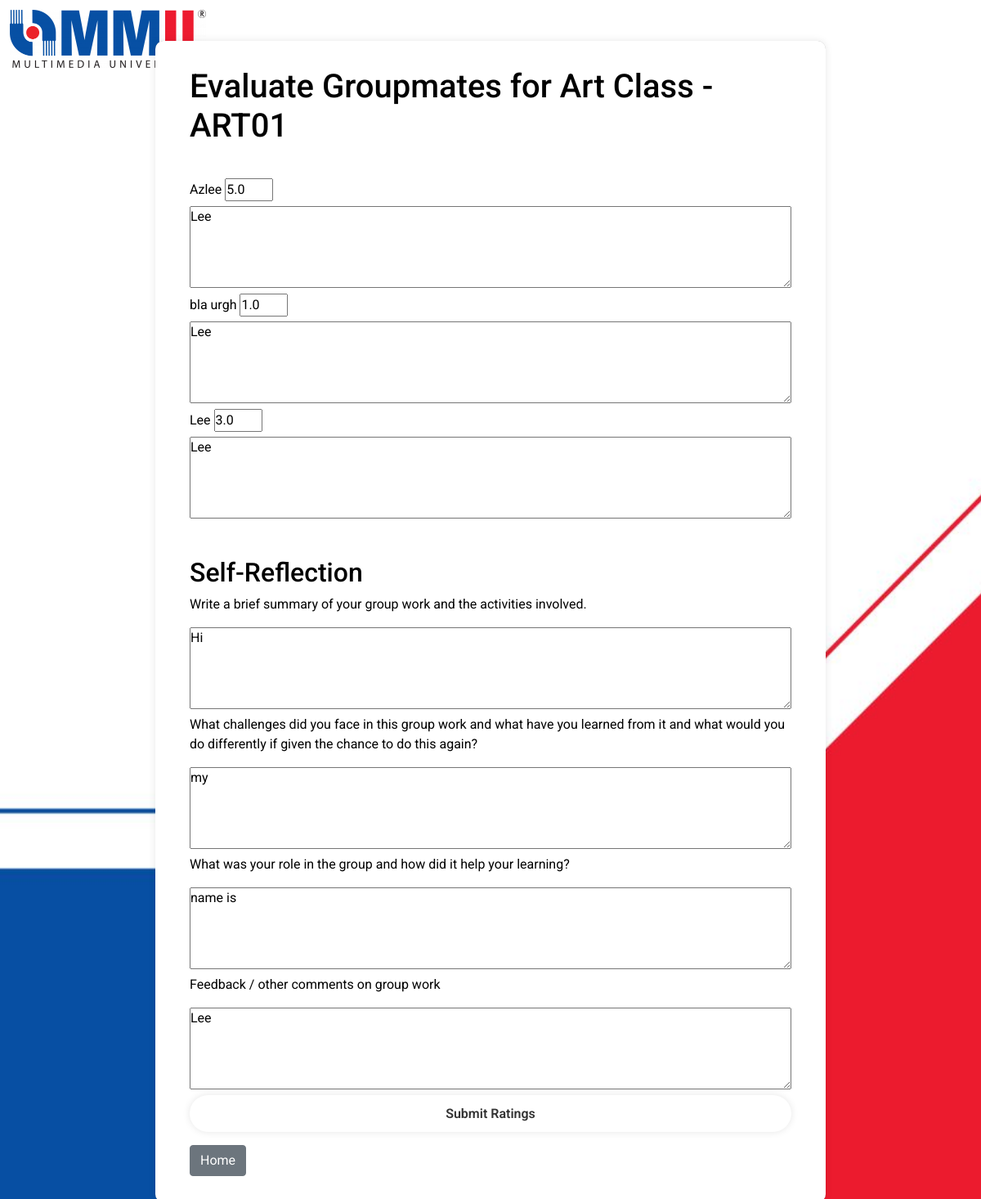
The page /evaluate_group/ART0000001/28 (signed in) on the database its author committed.
### tables this page shows
CREATE TABLE "Classes" (
	"class_id"	TEXT NOT NULL,
	"class_name"	TEXT NOT NULL,
	PRIMARY KEY("class_id")
);

CREATE TABLE "Groups" (
	"group_id"	INTEGER NOT NULL,
	"class_id"	TEXT,
	"group_name"	TEXT NOT NULL,
	FOREIGN KEY("class_id") REFERENCES "Classes"("class_id"),
	PRIMARY KEY("group_id" AUTOINCREMENT)
);

CREATE TABLE "Users" (
	"user_id"	INTEGER NOT NULL,
	"name"	TEXT NOT NULL,
	"email"	TEXT NOT NULL,
	"password"	TEXT NOT NULL,
	PRIMARY KEY("user_id" AUTOINCREMENT)
);

CREATE TABLE "Evaluation" (
	"evaluation_id"	INTEGER NOT NULL,
	"evaluator_id"	INTEGER,
	"evaluated_id"	INTEGER,
	"class_id"	TEXT,
	"group_id"	TEXT,
	"rating"	REAL,
	"adjusted_rating"	REAL,
	"comments"	TEXT,
	"id_edited"	INTEGER DEFAULT 0,
	PRIMARY KEY("evaluation_id" AUTOINCREMENT),
	FOREIGN KEY("group_id") REFERENCES "Groups"("group_id"),
	FOREIGN KEY("evaluated_id") REFERENCES "Users"("user_id"),
	FOREIGN KEY("evaluator_id") REFERENCES "Users"("user_id"),
	FOREIGN KEY("class_id") REFERENCES "Classes"("class_id")
);

CREATE TABLE "Evaluate_self" (
	"evaluate_self_id"	INTEGER NOT NULL,
	"evaluator_id"	INTEGER,
	"class_id"	INTEGER,
	"group_id"	INTEGER,
	"comments_self01"	INTEGER,
	"comments_self02"	INTEGER,
	"comments_self03"	INTEGER,
	"comments_self04"	INTEGER,
	FOREIGN KEY("evaluator_id") REFERENCES "Users"("user_id"),
	PRIMARY KEY("evaluate_self_id" AUTOINCREMENT),
	FOREIGN KEY("class_id") REFERENCES "Classes"("class_id"),
	FOREIGN KEY("group_id") REFERENCES "Groups"("group_id")
);

### app.py (the view)
@app.route('/evaluate_group/<class_id>/<group_id>', methods=['GET', 'POST'])
def evaluate_group(class_id, group_id):
    if "user_id" not in session:
        return redirect(url_for('login'))
    user_id = session["user_id"]
    conn = get_db_connection()
    cursor = conn.cursor()
    evaluator_id = session.get('user_id')
    cursor.execute("""
        SELECT * FROM Evaluate_self WHERE evaluator_id = ?
    """, (user_id,))
    evaluation_self_data = cursor.fetchone()
    if request.method == 'POST' and request.form:
        ratings = request.form.getlist('rating')
        comments = request.form.getlist('comment')
        evaluated_ids = request.form.getlist('evaluated_id')
        for i, evaluated_id in enumerate(evaluated_ids):
            rating = float(ratings[i])  # Ensure the rating is a float
            comment = comments[i]
            cursor.execute("""
                SELECT * FROM Evaluation
                WHERE evaluator_id = ? AND evaluated_id = ? AND class_id = ? AND group_id = ?
            """, (user_id, evaluated_id, class_id, group_id))
            evaluation = cursor.fetchone()
            if evaluation:
                cursor.execute("""
                    UPDATE Evaluation
                    SET rating = ?, comments = ?, id_edited = 1
                    WHERE evaluator_id = ? AND evaluated_id = ? AND class_id = ? AND group_id = ?
                """, (rating, comment, user_id, evaluated_id, class_id, group_id))
            else:
                cursor.execute("""
                    INSERT INTO Evaluation (evaluator_id, evaluated_id, class_id, group_id, rating, comments)
                    VALUES (?, ?, ?, ?, ?, ?)
                """, (user_id, evaluated_id, class_id, group_id, rating, comment))
        conn.commit()
        comments_self01 = request.form['comments_self01']
        comments_self02 = request.form['comments_self02']
        comments_self03 = request.form['comments_self03']
        comments_self04 = request.form['comments_self04']
        if evaluation_self_data:
            cursor.execute("""
                UPDATE Evaluate_self
                SET comments_self01 = ?, comments_self02 = ?, comments_self03 = ?, comments_self04 = ?
                WHERE evaluator_id = ? AND class_id = ? AND group_id = ?
            """, (comments_self01, comments_self02, comments_self03, comments_self04, user_id, class_id, group_id,))
        else:
            cursor.execute("""
                INSERT INTO Evaluate_self (evaluator_id, class_id, group_id, comments_self01, comments_self02, comments_self03, comments_self04)
                VALUES (?, ?, ?, ?, ?, ?, ?)
            """, (user_id, class_id, group_id, comments_self01, comments_self02, comments_self03, comments_self04))
        conn.commit()
        cursor.execute("SELECT COUNT(*) FROM group_members WHERE class_id = ? AND group_id = ?", (class_id, group_id))
        num_students = cursor.fetchone()[0]
        cursor.execute("SELECT evaluated_id, SUM(rating) as sum_rating FROM Evaluation WHERE class_id = ? AND group_id = ? GROUP BY evaluated_id", (class_id, group_id))
        ratings_sum = cursor.fetchall()
        sum_ratings_dict = {row['evaluated_id']: row['sum_rating'] for row in ratings_sum}
        cursor.execute("SELECT evaluator_id, evaluated_id, rating FROM Evaluation WHERE class_id = ? AND group_id = ?", (class_id, group_id))
        individual_ratings = cursor.fetchall()
        adjusted_ratings = {}
        for r in individual_ratings:
            evaluator_id = r['evaluator_id']
            evaluated_id = r['evaluated_id']
            rating = r['rating']
            sum_rating = sum_ratings_dict[evaluated_id]
            adjusted_rating = (rating / sum_rating) * 3 * num_students
            adjusted_ratings[(evaluator_id, evaluated_id)] = adjusted_rating
            cursor.execute("UPDATE Evaluation SET adjusted_rating = ? WHERE evaluator_id = ? AND evaluated_id = ? AND class_id = ? AND group_id = ?",
                           (adjusted_rating, evaluator_id, evaluated_id, class_id, group_id))
        conn.commit()
        student_names = {}
        for (evaluator_id, evaluated_id), adjusted_rating in adjusted_ratings.items():
            cursor.execute("SELECT name FROM Users WHERE user_id = ?", (evaluated_id,))
            student_name = cursor.fetchone()['name']
            student_names[evaluated_id] = student_name
        conn.close()
        return render_template('rating_result.html', adjusted_ratings=adjusted_ratings, class_id=class_id, group_id=group_id, current_user_id=user_id, student_names=student_names)
    else:
        try:
            print("group_id:", group_id)
            print("class_id:", class_id)
            print("user_id:", user_id)
            cursor.execute("""
                SELECT *
                FROM Evaluation
                WHERE Evaluation.group_id = ? AND Evaluation.class_id = ? AND Evaluation.evaluator_id= ?
            """, (group_id, class_id, user_id))
            evaluation_data = cursor.fetchall()
            print("Evaluation Data:", evaluation_data)
            cursor.execute("""
                SELECT u.user_id, u.name
                FROM group_members gm
                JOIN Users u ON gm.user_id = u.user_id
                WHERE gm.group_id = ? AND gm.class_id = ? AND u.user_id != ?
            """, (group_id, class_id, user_id))
            groupmates = cursor.fetchall()
            cursor.execute("""
                SELECT g.group_name, c.class_name
                FROM Groups g
                JOIN Classes c ON g.class_id = c.class_id
                WHERE g.group_id = ? AND c.class_id = ?
            """, (group_id, class_id))
            group_info = cursor.fetchone()
            cursor.execute("SELECT name FROM Users WHERE user_id = ?", (user_id,))
            user_name = cursor.fetchone()['name']
            groupmates.append({'user_id': user_id, 'name': user_name})
            conn.close()
            return render_template('evaluate_group.html', groupmates=groupmates, class_id=class_id, group_id=group_id, group_name=group_info['group_name'], class_name=group_info['class_name'], evaluation_data=evaluation_data, evaluation_self_data=evaluation_self_data)
        except Exception as e:
            print("Error:", e)

### app.py (called while the page is built)
def get_db_connection():
    conn = sqlite3.connect(DATABASE)
    conn.row_factory = sqlite3.Row
    return conn

### templates/evaluate_group.html (shortened to what this page needs)
<!doctype html>
<html>
<head>
    <link rel="stylesheet" type="text/css" href="{{ url_for('static', filename='style_EvaluationGroupPage.css') }}">
    <link rel='stylesheet' href='https://stackpath.bootstrapcdn.com/bootstrap/4.5.2/css/bootstrap.min.css'>
</head>
<head>
</head>
<nav class="MMU-logo">
    <a href='#' class="logo"><img src="/static/MMUlogo.png" alt="MMU Logo" style="width:50%;height:auto;"></a>
</nav>
<body>
    <div class= "wrapper">
        <div class="scrollable-item">
        <h1 class="Welcome">Evaluate Groupmates for {{ class_name }} - {{ group_name }}</h1>
    <nav class="rating">
        <form method="POST" action="{{ url_for('evaluate_group', class_id=class_id, group_id=group_id) }}">
        {% for groupmate in groupmates %}
            <div>
                <label>{{ groupmate['name'] }}</label>
                <input type="number" name="rating" min="1" max="5" step="0.1" value="{% for row in evaluation_data %}{% if row['evaluated_id'] == groupmate['user_id'] %}{{ row['rating'] }}{% endif %}{% endfor %}" required>
                <textarea name="comment" placeholder="Enter your comments">{% for row in evaluation_data %}{% if row['evaluated_id'] == groupmate['user_id'] %}{{ row['comments'] }}{% endif %}{% endfor %}</textarea>
        </div>
    </nav>
        {% endfor %}
    <nav class="comment">
        <div>
            <h2 class="reflection">Self-Reflection</h2>
            <p>Write a brief summary of your group work and the activities involved.</p>
            <textarea name="comments_self01" placeholder="Enter your comments">{{ evaluation_self_data['comments_self01'] }}</textarea>
            <p>What challenges did you face in this group work and what have you learned from it and what would you do differently if given the chance to do this again?</p>
            <textarea name="comments_self02" placeholder="Enter your comments">{{ evaluation_self_data['comments_self02'] }}</textarea>
            <p>What was your role in the group and how did it help your learning?</p>
            <textarea name="comments_self03" placeholder="Enter your comments">{{ evaluation_self_data['comments_self03'] }}</textarea>
            <p>Feedback / other comments on group work</p>
            <textarea name="comments_self04" placeholder="Enter your comments">{{ evaluation_self_data['comments_self04'] }}</textarea>
    </nav>
        </div>
        <button class="button">Submit Ratings</button>
    <div>
        <a href="{{ url_for('home_stu') }}" class="btn btn-secondary mt-3">Home</a>
    </div>
</div>
</body>
</html>

### static/style_EvaluationGroupPage.css (style rules this page uses)
* { margin: 0; padding: 0; box-sizing: border-box; font-family: "Roboto", sans-serif; }
body { display: flex; justify-content: center; min-height: 100vh; background: url(LoginBg.jpg) no-repeat; background-attachment: fixed; background-size: cover; background-position: center; image-resolution: 1080; }
.MMU-logo { padding-top: 1%; padding-left: 1%; position: fixed; top: 0; left: 0; }
.rating { margin-top: 40px; margin-left: 0px; display: flex; flex-direction: column; align-items: left; }
.comment { margin-top: 40px; margin-left: 0px; display: flex; flex-direction: column; align-items: left; }
.wrapper { margin: 50px; width: 820px; height: auto; background: white; color: black; border: 2px solid rgba(255, 255, 255, .2); backdrop-filter: contrast(50%); box-shadow: 0 0 10px rgba(0, 0, 0, .1); border-radius: 10px; padding: 30px 40px; }
.Welcome { position: relative; padding-right: 50px; }
.button { width: 100%; height: 45px; background: transparent; border: none; outline: none; border-radius: 40px; box-shadow: 0 0 10px rgba(0, 0, 0, .1); cursor: pointer; font-size: 16px; color: #333; font-weight: 600; }
label { flex: 0 0 30%; }
textarea { flex: 1; width: 100%; height: 100px; }

### rows shown on the page
Classes: class_name "Art Class"
Groups: group_name "ART01"
Users: name "Azlee"
Evaluation: rating "5.0", comment "Lee"
Users: name "bla urgh"
Evaluation: rating "1.0", comment "Lee"
Users: name "Lee"
Evaluation: rating "3.0", comment "Lee"
Evaluate_self: comments_self01 "Hi", comments_self02 "my", comments_self03 "name is", comments_self04 "Lee"
